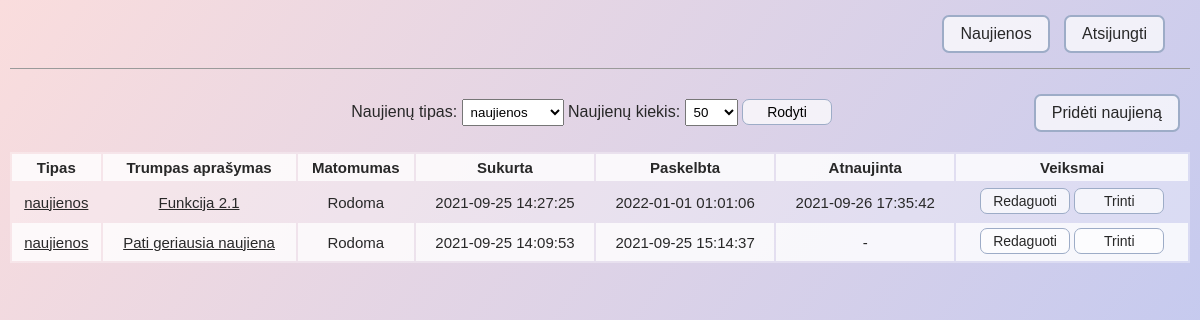
The page /admin.php?type=4 (signed in) on the database its author committed.
### tables this page shows
CREATE TABLE `news` (
  `id` int(11) NOT NULL,
  `short` varchar(100) NOT NULL,
  `full` text NOT NULL,
  `visible` tinyint(1) NOT NULL,
  `type` int(11) NOT NULL,
  `created_at` datetime NOT NULL,
  `updated_at` datetime DEFAULT NULL,
  `visible_at` datetime NOT NULL
);

CREATE TABLE `news_type` (
  `id` int(11) NOT NULL,
  `type` varchar(100) NOT NULL
);

### includes/classes/News.php (called while the page is built, shortened)
<?php
class News {
    private $id;
    private $short;
    private $visible;
    private $type;
    private $typeName;
    private $created_at;
    private $updated_at;
    private $visible_at;
    public function __construct($con, $id) {
        $this->con = $con;
        $this->id = $id;
        $query = $this->con->prepare('SELECT news.*, news_type.type as typeName
                            FROM news JOIN news_type
                            WHERE news.type=news_type.id AND news.id=:id');
        $query->execute(array(':id' => $this->id));
        $newsData = $query->fetch(PDO::FETCH_ASSOC);
        $this->short = $newsData['short'];
        $this->visible = $newsData['visible'];
        $this->type = $newsData['type'];
        $this->typeName = $newsData['typeName'];
        $this->created_at = $newsData['created_at'];
        $this->updated_at = $newsData['updated_at'];
        $this->visible_at = $newsData['visible_at'];
    }
    public function getId() {
        return $this->id;
    }
    public function getShort() {
        return $this->short;
    }
    public function getVisible() {
        return $this->visible;
    }
    public function getType() {
        return $this->type;
    }
    public function getTypeName() {
        return $this->typeName;
    }
    public function getCreatedAt() {
        return $this->created_at;
    }
    public function getUpdatedAt() {
        return $this->updated_at;
    }
    public function getVisibleAt() {
        return $this->visible_at;
    }
}
?>

### includes/pages/showAllNews.php (the view, shortened to what this page needs)
<?php
    $limit = isset($_GET['limit']) ? (int)$_GET['limit'] : $DEFAULT_LIMIT;
    $type = isset($_GET['type']) ? $_GET['type'] : '';
    showFilter($con, $DEFAULT_LIMIT_STEPS, $type, $limit);
    $results = getNews($con, $type, $limit);
    if(sizeof($results)) {
        echo '
            <table>
                <tr>
                    <th>Tipas</th>
                    <th>Trumpas aprašymas</th>
                    <th>Matomumas</th>
                    <th>Sukurta</th>
                    <th>Paskelbta</th>
                    <th>Atnaujinta</th>
                    <th>Veiksmai</th>
                </tr>';
        foreach($results as $result) {
            $visible = $result->getVisible() ? 'Rodoma' : 'Nerodoma';
            $updated_at = $result->getUpdatedAt() ? $result->getUpdatedAt() : '-';
            echo '
                <tr>
                    <td><a href="admin.php?type='.$result->getType() .'">'. $result->getTypeName() .'</a></td>
                    <td><a href="admin.php?show&id='. $result->getId()  .'">'. $result->getShort()  .'</a></td>
                    <td>'. $visible .'</td>
                    <td>'. $result->getCreatedAt() .'</td>
                    <td>'. $result->getVisibleAt() .'</td>
                    <td>'. $updated_at .'</td>
                    <td>
                        <a href="admin.php?edit&id='. $result->getId()  .'" class="smallButton">Redaguoti</a>
                        <a href="admin.php?delete&id='. $result->getId()  .'" class="smallButton">Trinti</a>
                    </td>
                </tr>';
        }
        echo '</table>';
    } else {
        echo 'Naujienų nėra.';
    }
?>
<?php
    function getNews($con, $type='', $limit='') {
        $sql = 'SELECT * FROM news ';
        $sql .= $type != '' ? ' WHERE type=:type ' : '';
        $sql .= 'ORDER BY created_at DESC LIMIT :lim';
        $query = $con->prepare($sql);
        if($type != '') {
            $query->bindParam(':type', $type);
        }
        $query->bindParam(':lim', $limit, PDO::PARAM_INT);
        $query->execute();
        $results = array();
        while($row = $query->fetch(PDO::FETCH_ASSOC)) {
            array_push($results, new News($con, $row['id']));
        }
        return $results;
    }
    function showFilter($con, $limitSteps, $type='', $limit='') {
        $query = $con->prepare('SELECT * FROM news_type');
        $query->execute();
        if(!empty($_SESSION['user'])) {
            $newNewsButton = '<a href="admin.php?add" class="button">Pridėti naujieną</a>';
        } else {
            $newNewsButton = '';
        }
        ?>
        <div class="formContainer">
            <form method="GET" action="" class="filter">
                <label for="type">Naujienų tipas:</label>
                <select name="type">
                    <?php
                        while($row = $query->fetch(PDO::FETCH_ASSOC)) {
                            $selected = '';
                            if($row['id'] == $type) {
                                $selected = ' selected';
                            }
                            echo "<option value='".$row['id']."'$selected>".$row['type']."</option>";
                        }
                    ?>
                </select>
                <label for="limit">Naujienų kiekis:</label>
                <select name="limit" >
                    <?php
                        foreach($limitSteps as $step) {
                            $selected = '';
                            if($step == $limit) {
                                $selected = ' selected';
                            }
                            echo "<option value='".$step."'$selected>".$step."</option>";
                        }
                    ?>
                </select>
                <input type="submit" name="filter" class="smallButton" value="Rodyti">
            </form>
            <?php echo $newNewsButton; ?>
        </div>
    <?php
    }
?>

### includes/css/style.css (style rules this page uses)
* { box-sizing: border-box; }
a { color: #282828; }
body { color: #282828; font-family: 'Trebuchet MS', 'Lucida Sans Unicode', 'Lucida Grande', 'Lucida Sans', Arial, sans-serif; margin: 0; min-height: 100vh; height: 100%; display: flex; justify-content: center; background: linear-gradient(125deg, #fadddd, #bac6f3); }
.button, .smallButton { text-align: center; display: inline-block; font-size: 16px; background-color: rgba(255, 255, 255, 0.719); padding: 8px 16px; cursor: pointer; border: 2px solid #9dacc7; border-radius: 7px; text-decoration: none; }
.smallButton { width: 90px; margin-bottom: 2px; font-size: 14px; padding: 4px 10px; border: 1px solid #9dacc7; }
.formContainer { padding: 0 10px; display: flex; flex-direction: row; align-items: center; justify-content: space-between; }
form.filter { width: 70%; text-align: right; }
.mainContainer .content, .mainContainer table { width: 100%; text-align: center; }
.mainContainer table { margin-top: 20px; background-color: rgba(255, 255, 255, 0.3); font-size: 15px; }
.mainContainer table td, .mainContainer table th { padding: 5px 5px; }
.mainContainer table tr:nth-of-type(2n-1) { background-color: rgba(255, 255, 255, 0.774); }
select { padding: 4px; }

### rows shown on the page
news: news_type.type "naujienos", short "Funkcija 2.1", visible "Rodoma", created_at "2021-09-25 14:27:25", visible_at "2022-01-01 01:01:06", updated_at "2021-09-26 17:35:42"
news: news_type.type "naujienos", short "Pati geriausia naujiena", visible "Rodoma", created_at "2021-09-25 14:09:53", visible_at "2021-09-25 15:14:37", updated_at "-"

### other values the page prints
form field type "naujienos"
form field limit "50"
